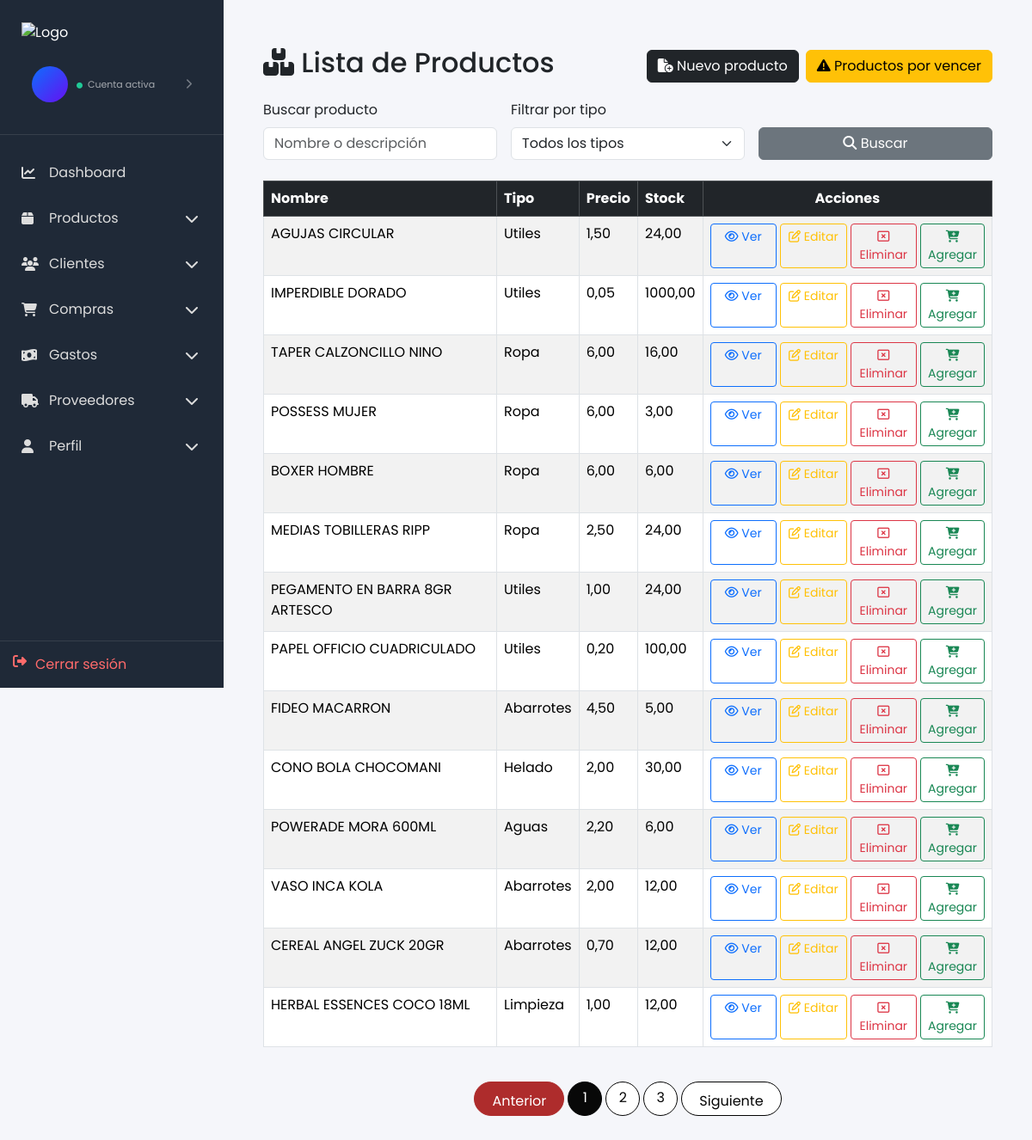
/productos/, run on the app's committed database.
### productos/models.py (models this page shows, shortened)
class Producto(models.Model):
    nombre = models.CharField(max_length=200)
    precio = models.DecimalField(max_digits=10, decimal_places=2)
    costo = models.DecimalField(max_digits=10, decimal_places=2, default=0.00)
    stock = models.DecimalField(max_digits=10, decimal_places=2, default=0.00)
    tipoProducto = models.CharField(max_length=100)
    unidadMedida = models.CharField(max_length=50, blank=True)
    fechaVencimiento = models.DateField(blank=True, null=True)
    detalle = models.TextField(blank=True)
    imagen = models.CharField(max_length=255, blank=True)
    created_at = models.DateTimeField(auto_now_add=True)
    updated_at = models.DateTimeField(auto_now=True)

### productos/views.py (the view)
# urls.py: path('', views.lista_productos, name='lista_productos'),
def lista_productos(request):
	query = request.GET.get('q', '').strip()
	tipo = request.GET.get('tipo', '').strip()
	productos = Producto.objects.all().order_by('-created_at')
	if query:
		productos = productos.filter(
			Q(nombre__icontains=query) | Q(detalle__icontains=query)
		)
	if tipo:
		productos = productos.filter(tipoProducto__iexact=tipo)
	tipos_disponibles = Producto.objects.values_list('tipoProducto', flat=True).distinct().order_by('tipoProducto')
	paginator = Paginator(productos, 14)  # Mostrar 14 productos por página
	page_number = request.GET.get('page')
	page_obj = paginator.get_page(page_number)
	return render(request, 'productos/lista_productos.html', {
		'page_obj': page_obj,
		'query': query,
		'tipo': tipo,
		'tipos_disponibles': tipos_disponibles,
	})

### productos/templates/productos/lista_productos.html (shortened to what this page needs)
{% extends 'base_admin.html' %}
{% block content %}
<div class="container-fluid px-3">
  <br>
  <div class="d-flex flex-column flex-lg-row justify-content-between align-items-start align-items-lg-center gap-3 mb-3">
    <h2><i class="fa-solid fa-boxes-stacked"></i> Lista de Productos</h2>
    <div class="d-grid d-lg-flex gap-2">
    <a class="btn btn-dark" href="{% url 'registros_productos' %}">
        <i class="fa-solid fa-file-circle-plus"></i>
        Nuevo producto
    </a>
    <a class="btn btn-warning" href="{% url 'productos_vencer' %}">
        <i class="fa-solid fa-triangle-exclamation"></i>
        Productos por vencer
    </a>
</div>
  </div>
  <div class="mb-4">
    <form method="get">
      <div class="row g-3 align-items-end">
        <div class="col-12 col-md-4">
          <label class="form-label">Buscar producto</label>
          <input type="text" name="q" class="form-control" value="{{ query }}" placeholder="Nombre o descripción">
        </div>
        <div class="col-12 col-md-4">
          <label class="form-label">Filtrar por tipo</label>
          <select name="tipo" class="form-select">
            <option value="">Todos los tipos</option>
          </select>
        </div>
        <div class="col-12 col-md-4 d-grid">
          <button class="btn btn-secondary"><i class="fa-solid fa-magnifying-glass"></i> Buscar</button>
        </div>
      </div>
    </form>
  </div>
  <div class="table-responsive">
    <table class="table table-striped table-hover table-bordered">
      <thead>
        <tr class="table-dark">
          <th>Nombre</th>
          <th>Tipo</th>
          <th>Precio</th>
          <th>Stock</th>
          <th class="text-center">Acciones</th>
        </tr>
      </thead>
      <tbody>
        {% for p in page_obj.object_list %}
        <tr>
          <td>{{ p.nombre }}</td>
          <td>{{ p.tipoProducto }}</td>
          <td>{{ p.precio }}</td>
          <td>{{ p.stock }}</td>
          <td class="text-center">
            <div class="d-flex flex-column flex-lg-row gap-1 justify-content-center align-items-stretch">
              <a class="btn btn-sm btn-outline-primary w-100 w-lg-auto" href="{% url 'detalle_producto' p.pk %}"><i class="fa-regular fa-eye"></i> Ver</a>
              <a class="btn btn-sm btn-outline-warning w-100 w-lg-auto" href="{% url 'editar_producto' p.pk %}"><i class="fa-regular fa-pen-to-square"></i> Editar</a>
              <a class="btn btn-sm btn-outline-danger w-100 w-lg-auto" href="{% url 'eliminar_producto' p.pk %}"><i class="fa-regular fa-rectangle-xmark"></i> Eliminar</a>
              <form method="post" action="{% url 'agregar_carrito' p.pk %}" class="w-100">
                <button type="submit" class="btn btn-sm btn-outline-success w-100 w-lg-auto"><i class="fa-solid fa-cart-plus"></i> Agregar</button>
              </form>
            </div>
          </td>
        </tr>
        {% empty %}
        <tr><td colspan="5">No hay productos registrados.</td></tr>
        {% endfor %}
      </tbody>
    </table>
  </div>
</div>
{% if page_obj.paginator.num_pages > 1 %}
<nav aria-label="Paginación" class="mt-4">
  <ul class="pagination justify-content-center">
    {% if page_obj.has_previous %}
      <li class="page-item">
        <a class="page-link" href="?q={{ query }}&tipo={{ tipo }}&page={{ page_obj.previous_page_number }}">Anterior</a>
      </li>
    {% else %}
      <li class="page-item disabled"><span class="page-link">Anterior</span></li>
    {% endif %}
    {% for num in page_obj.paginator.page_range %}
      {% if num == page_obj.number %}
        <li class="page-item active"><span class="page-link">{{ num }}</span></li>
      {% elif num >= page_obj.number|add:'-2' and num <= page_obj.number|add:'2' %}
        <li class="page-item"><a class="page-link" href="?q={{ query }}&tipo={{ tipo }}&page={{ num }}">{{ num }}</a></li>
      {% endif %}
    {% endfor %}
    {% if page_obj.has_next %}
      <li class="page-item">
        <a class="page-link" href="?q={{ query }}&tipo={{ tipo }}&page={{ page_obj.next_page_number }}">Siguiente</a>
      </li>
    {% else %}
      <li class="page-item disabled"><span class="page-link">Siguiente</span></li>
    {% endif %}
  </ul>
</nav>
{% endif %}
{% endblock %}

### static/css/style.css (style rules this page uses)
body { font-family:'Poppins',sans-serif; }

### static/css/sidebar.css (style rules this page uses)
body { margin: 0; background: #f5f6fa; }

### static/css/catalogo.css (style rules this page uses)
body { font-family:'Poppins', sans-serif; }
.pagination .page-link { color:#050505; border-radius:50%; margin:0 5px; width:40px; height:40px; text-align:center; border:1px solid #040404; }
.pagination .active .page-link { background:#080808; border-color:#000000; color:white; }
.pagination .disabled .page-link { background: #ae2c2c; border-color: #ae2c2c; color: #ffffff; }
.pagination .page-item:first-child .page-link, .pagination .page-item:last-child .page-link { width:auto; padding:10px 20px; border-radius:25px; }

### data on the page
Producto: nombre "AGUJAS CIRCULAR", tipoProducto "Utiles", precio "1,50", stock "24,00"
Producto: nombre "IMPERDIBLE DORADO", tipoProducto "Utiles", precio "0,05", stock "1000,00"
Producto: nombre "TAPER CALZONCILLO NINO", tipoProducto "Ropa", precio "6,00", stock "16,00"
Producto: nombre "POSSESS MUJER", tipoProducto "Ropa", precio "6,00", stock "3,00"
Producto: nombre "BOXER HOMBRE", tipoProducto "Ropa", precio "6,00", stock "6,00"
Producto: nombre "MEDIAS TOBILLERAS RIPP", tipoProducto "Ropa", precio "2,50", stock "24,00"
Producto: nombre "PEGAMENTO EN BARRA 8GR ARTESCO", tipoProducto "Utiles", precio "1,00", stock "24,00"
Producto: nombre "PAPEL OFFICIO CUADRICULADO", tipoProducto "Utiles", precio "0,20", stock "100,00"
Producto: nombre "FIDEO MACARRON", tipoProducto "Abarrotes", precio "4,50", stock "5,00"
Producto: nombre "CONO BOLA CHOCOMANI", tipoProducto "Helado", precio "2,00", stock "30,00"
Producto: nombre "POWERADE MORA 600ML", tipoProducto "Aguas", precio "2,20", stock "6,00"
Producto: nombre "VASO INCA KOLA", tipoProducto "Abarrotes", precio "2,00", stock "12,00"
Producto: nombre "CEREAL ANGEL ZUCK 20GR", tipoProducto "Abarrotes", precio "0,70", stock "12,00"
Producto: nombre "HERBAL ESSENCES COCO 18ML", tipoProducto "Limpieza", precio "1,00", stock "12,00"

### other printed values
{{ num }} "1"
{{ num }} "2" "3"
